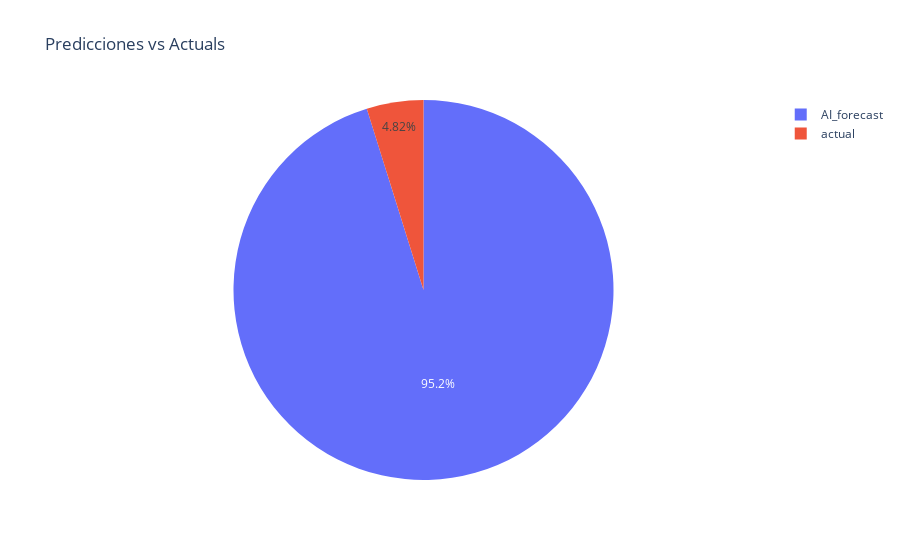

Notebook cell for this chart:
### Markdown cell above
Podemos visualizar el porcentaje de cada tipo

### Code cell
import plotly.express as px
fig = px.pie(
    scenario_count,
    values="count",
    names=scenario_count.index,
    title='Predicciones vs Actuals'
)
fig.show()

### Figure 1 — Plotly figure (JSON) as saved in the notebook; plotly's stock layout.template omitted (floating-point values rounded to 4 significant figures)
{"data": [{"domain": {"x": [0, 1], "y": [0, 1]}, "hovertemplate": "index=%{label}<br>count=%{value}<extra></extra>", "labels": ["AI_forecast", "actual"], "legendgroup": "", "name": "", "showlegend": true, "type": "pie", "values": [17766, 900]}], "layout": {"legend": {"tracegroupgap": 0}, "title": {"text": "Predicciones vs Actuals"}}}
